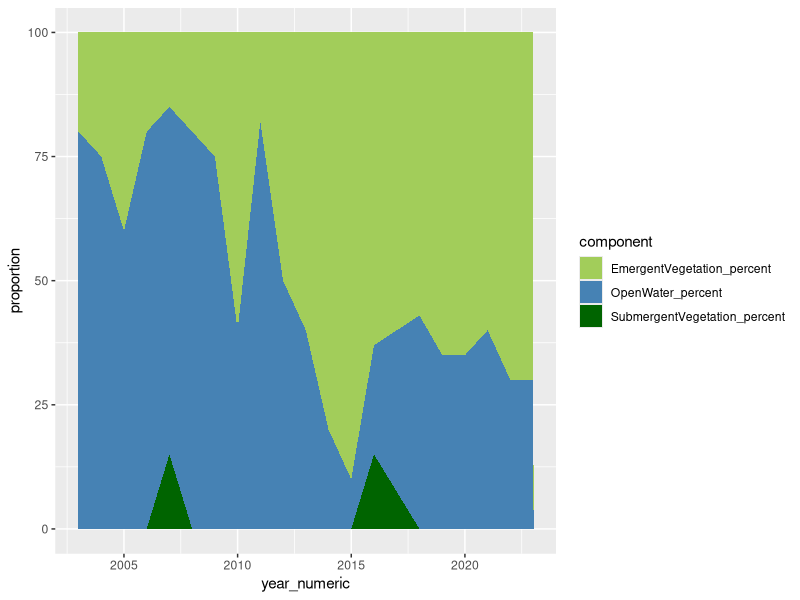
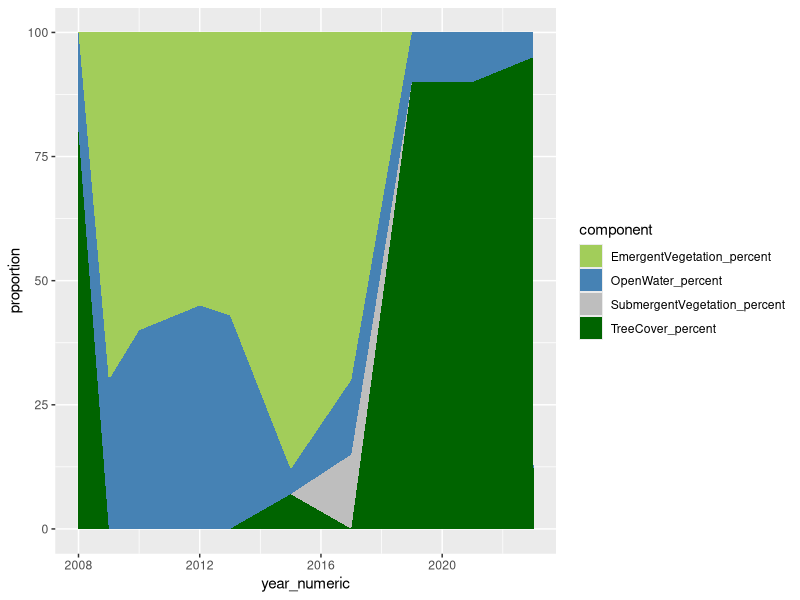
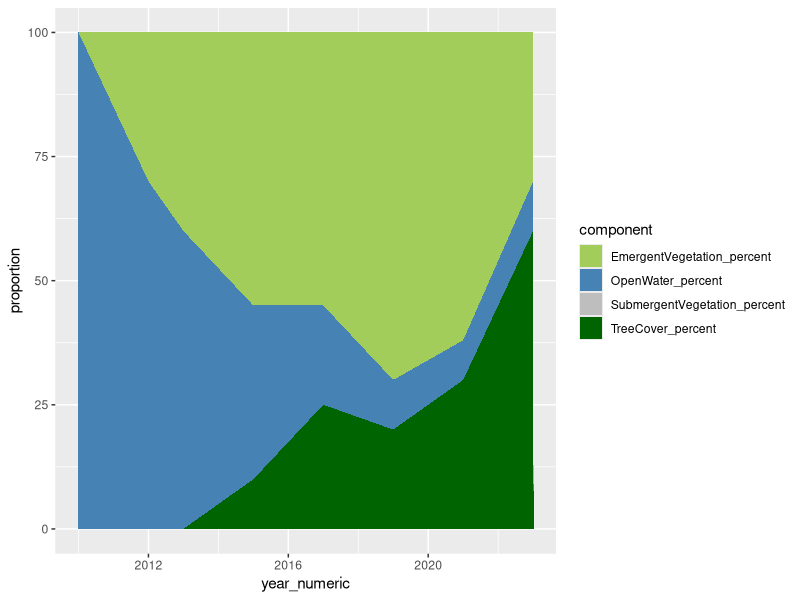
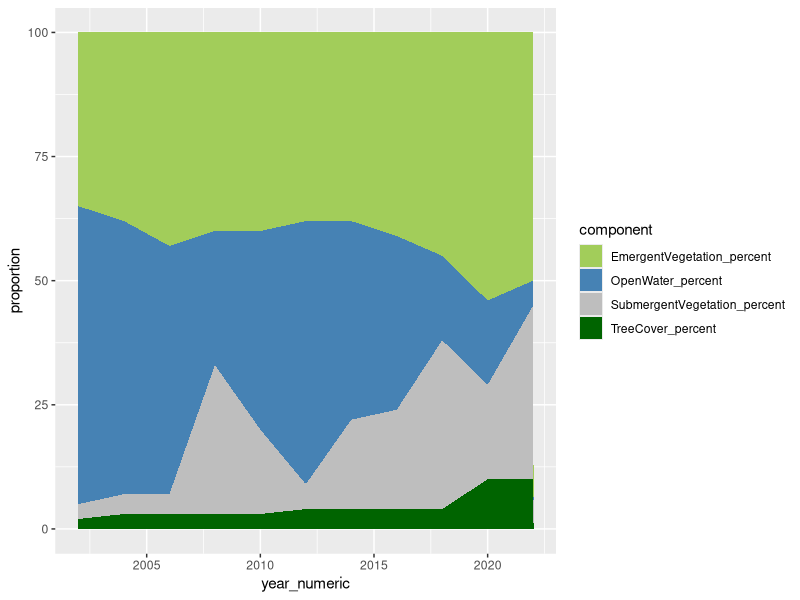
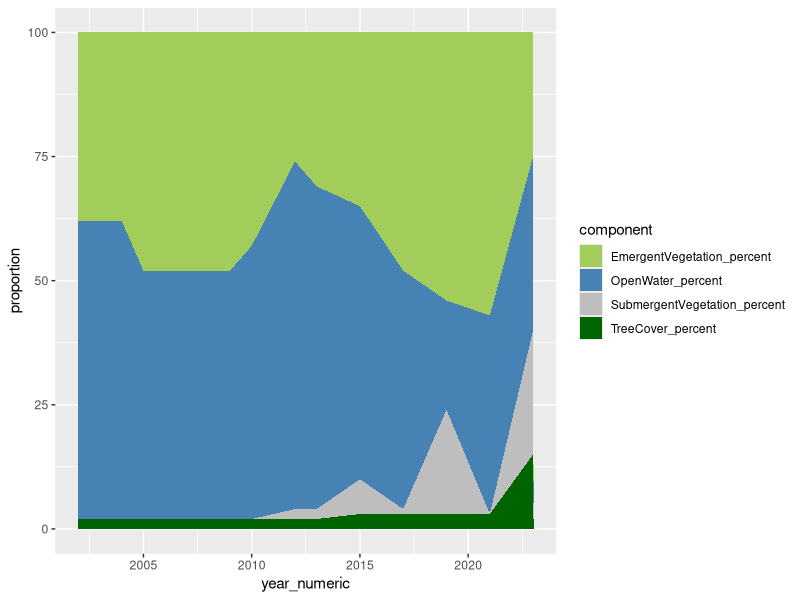
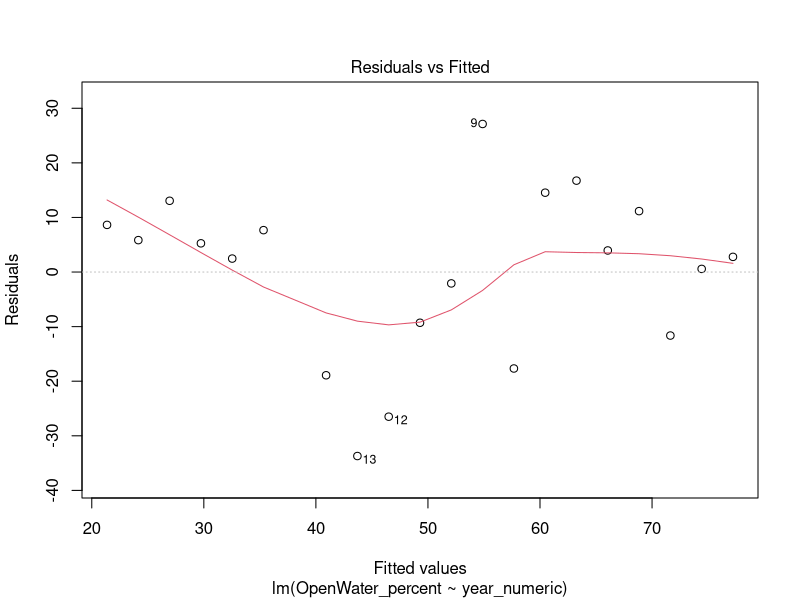
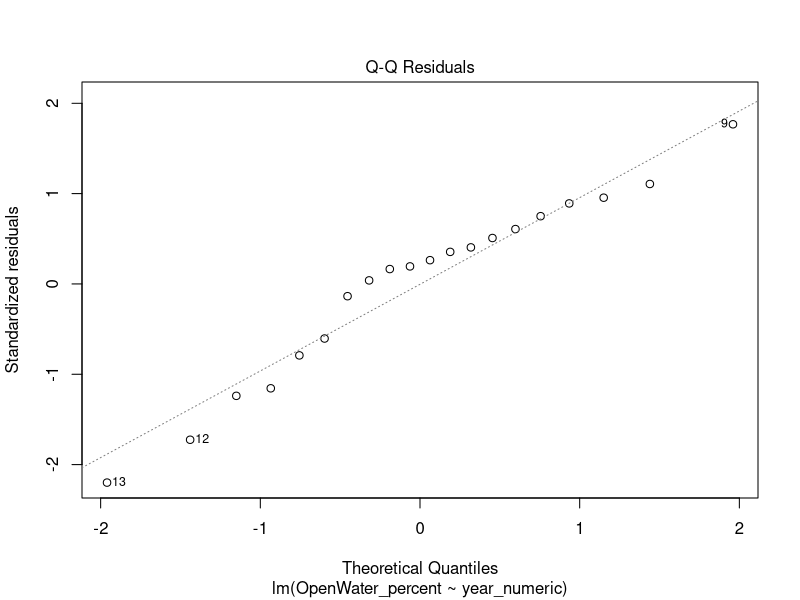
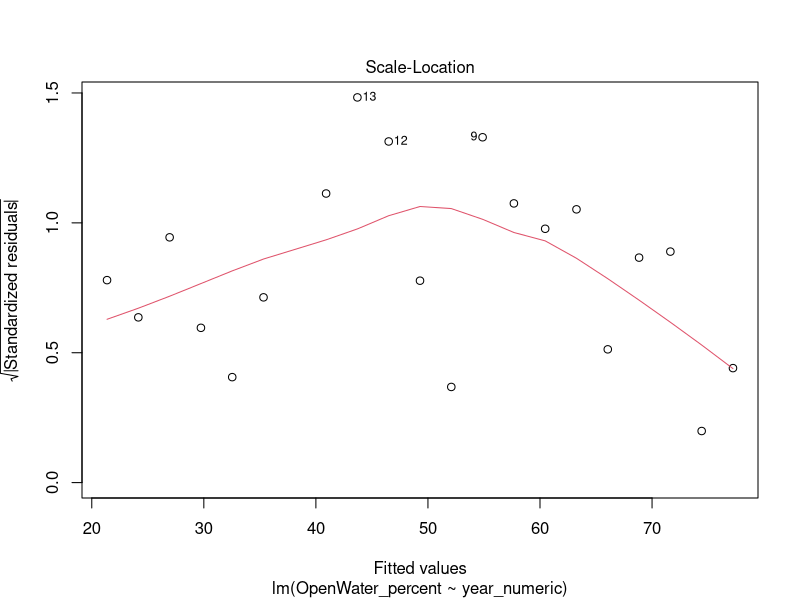

These figures' R source, in order:
library(tidyverse)
library(dplyr)
library(here)
library(lubridate)
library(readxl)
library(here)

setwd(here::here("code"))

# read in cover data file, data filtering (not done yet, need to set data types)
cover_data <- read_xlsx(here::here("data", "canopy_cover.xlsx"), sheet = "Data") %>% 
  mutate(GoogleEarthPhotoDate = as.Date(GoogleEarthPhotoDate))

# making columns for whether it's the first or last date (for later filtering)
cover_data <- cover_data %>%
  group_by(LocationID) %>% 
  mutate(first_date = if_else(GoogleEarthPhotoDate == min(GoogleEarthPhotoDate), TRUE, FALSE),
         last_date = if_else(GoogleEarthPhotoDate == max(GoogleEarthPhotoDate), TRUE, FALSE)) %>% 
  ungroup()

# create a filtered cover data table with only first and last dates (to try to see a linear model for all sites)
cover_data_first_and_last <- cover_data %>% 
  filter(first_date | last_date)

# visualization purpose: open water and veg. proportion of the 5 site with continuous data over time.: LS01, RC07, RC10, RL02,TV02
## LS01 
cover_data_LS01 <- cover_data |>
  filter(LocationID == "LS01")
cover_data_LS01$GoogleEarthPhotoDate <- as.Date(cover_data_LS01$GoogleEarthPhotoDate)
cover_data_LS01$year_numeric <- as.numeric(format(cover_data_LS01$GoogleEarthPhotoDate, "%Y"))
cover_data_LS01 <- cover_data_LS01 |>
  select(year_numeric,OpenWater_percent,SubmergentVegetation_percent,EmergentVegetation_percent)
cover_data_LS01_long <- gather(cover_data_LS01, key = "component", value = "proportion", -year_numeric)
ggplot(cover_data_LS01_long,aes(x=year_numeric,y=proportion,fill=component)) + geom_area() + 
  scale_fill_manual(values = c("darkolivegreen3", "steelblue", "darkgreen"))

## RC07
cover_data_RC07 <- cover_data |>
  filter(LocationID == "RC07")
cover_data_RC07$GoogleEarthPhotoDate <- as.Date(cover_data_RC07$GoogleEarthPhotoDate)
cover_data_RC07$year_numeric <- as.numeric(format(cover_data_RC07$GoogleEarthPhotoDate, "%Y"))
cover_data_RC07 <- cover_data_RC07 |>
  select(year_numeric,OpenWater_percent,SubmergentVegetation_percent,EmergentVegetation_percent,TreeCover_percent)
cover_data_RC07_long <- gather(cover_data_RC07, key = "component", value = "proportion", -year_numeric)
ggplot(cover_data_RC07_long,aes(x=year_numeric,y=proportion,fill=component)) + geom_area() + 
  scale_fill_manual(values = c("darkolivegreen3", "steelblue", "grey","darkgreen"))

## RC10
cover_data_RC10 <- cover_data |>
  filter(LocationID == "RC10")
cover_data_RC10$GoogleEarthPhotoDate <- as.Date(cover_data_RC10$GoogleEarthPhotoDate)
cover_data_RC10$year_numeric <- as.numeric(format(cover_data_RC10$GoogleEarthPhotoDate, "%Y"))
cover_data_RC10 <- cover_data_RC10 |>
  select(year_numeric,OpenWater_percent,SubmergentVegetation_percent,EmergentVegetation_percent,TreeCover_percent)
cover_data_RC10_long <- gather(cover_data_RC10, key = "component", value = "proportion", -year_numeric)
ggplot(cover_data_RC10_long,aes(x=year_numeric,y=proportion,fill=component)) + geom_area() + 
  scale_fill_manual(values = c("darkolivegreen3", "steelblue", "grey","darkgreen"))


## RL02
cover_data_RL02 <- cover_data |>
  filter(LocationID == "RL02")
cover_data_RL02$GoogleEarthPhotoDate <- as.Date(cover_data_RL02$GoogleEarthPhotoDate)
cover_data_RL02$year_numeric <- as.numeric(format(cover_data_RL02$GoogleEarthPhotoDate, "%Y"))
cover_data_RL02 <- cover_data_RL02 |>
  select(year_numeric,OpenWater_percent,SubmergentVegetation_percent,EmergentVegetation_percent,TreeCover_percent)
cover_data_RL02_long <- gather(cover_data_RL02, key = "component", value = "proportion", -year_numeric)
ggplot(cover_data_RL02_long,aes(x=year_numeric,y=proportion,fill=component)) + geom_area() + 
  scale_fill_manual(values = c("darkolivegreen3", "steelblue", "grey","darkgreen"))

## TV02
cover_data_TV02 <- cover_data |>
  filter(LocationID == "TV02")
cover_data_TV02$GoogleEarthPhotoDate <- as.Date(cover_data_TV02$GoogleEarthPhotoDate)
cover_data_TV02$year_numeric <- as.numeric(format(cover_data_TV02$GoogleEarthPhotoDate, "%Y"))
cover_data_TV02 <- cover_data_TV02 |>
  select(year_numeric,OpenWater_percent,SubmergentVegetation_percent,EmergentVegetation_percent,TreeCover_percent)
cover_data_TV02_long <- gather(cover_data_TV02, key = "component", value = "proportion", -year_numeric)
ggplot(cover_data_TV02_long,aes(x=year_numeric,y=proportion,fill=component)) + geom_area() + 
  scale_fill_manual(values = c("darkolivegreen3", "steelblue", "grey","darkgreen"))


cover_data$GoogleEarthPhotoDate <- as.Date(cover_data$GoogleEarthPhotoDate)
cover_data$year_numeric <- as.numeric(format(cover_data$GoogleEarthPhotoDate, "%Y"))

#  linear models for 5 sites
summary(lm(OpenWater_percent~year_numeric, data = cover_data_LS01))
plot(lm(OpenWater_percent~year_numeric, data = cover_data_LS01))

summary(lm(OpenWater_percent~year_numeric, data = cover_data_RC07))
plot(lm(OpenWater_percent~year_numeric, data = cover_data_RC07))

summary(lm(OpenWater_percent~year_numeric, data = cover_data_RC10))
plot(lm(OpenWater_percent~year_numeric, data = cover_data_RC10))  

summary(lm(OpenWater_percent~year_numeric, data = cover_data_RL02))
plot(lm(OpenWater_percent~year_numeric, data = cover_data_RL02))

### ~~~ *** LINEAR INTERPOLATION (all sites) *** ~~~ ###
# 1.INITIAL MANUAL CODE (see below for automated process)
KC01x <- c(0, 12)     
KC01y <- c(50, 35)   

## Apply approx function 
data_approxKC01 <- approx(KC01x, KC01y)        
  
## Draw output of approx function 
plot(data_approxKC01$x,                  
     data_approxKC01$y) 

KC02x <- c(1, 11) 
KC02y <- c(20, 0)   

data_approxKC02 <- approx(KC02x, KC02y)
plot(data_approxKC02$x,                  
     data_approxKC02$y) 


KC03x <- c(1, 12) 
KC03y <- c(20, 0)   

data_approxKC03 <- approx(KC03x, KC03y)
plot(data_approxKC03$x,                  
     data_approxKC03$y) 


LS05x <- c(1, 19) 
LS05y <- c(66.67, 0)   

data_approxLS05 <- approx(LS05x, LS05y)
plot(data_approxLS05$x,                  
     data_approxLS05$y) 

RC10x <- c(2010,2023)
RC10y <- c(100,8)
data_approxRC10 <- approx(RC10x,RC10y, n=14)
plot(data_approxRC10$x, data_approxRC10$y)

Df_new <-data.frame(data_approxRC10)
Df_new
## create function for correct number of year length


# 2. AUTOMATING APPROXIMATION & ADDING TO DATA TABLE
# figuring out year range
start_year <- cover_data %>% 
  filter(first_date == T) %>% 
  select(LocationID, year_numeric) %>% 
  rename(first_year_numeric = year_numeric)

last_year <- cover_data %>% 
  filter(last_date == T) %>% 
  select(LocationID, year_numeric) %>% 
  rename(last_year_numeric = year_numeric)

## creating column "range" = difference between first and last years
range_table <- merge(start_year, last_year) %>% 
  mutate(year_range = last_year_numeric - first_year_numeric)

# start and end year cover values
start_cover <- cover_data %>% 
  filter(first_date == T) %>% 
  select(LocationID, OpenWater_percent, year_numeric)

## checking to see if years align
start_year_check <- merge(start_cover, start_year) %>% 
  mutate(same_start_year = year_numeric == first_year_numeric) # all TRUE!

# start and last year cover values
## start
start_cover <- cover_data %>% 
  filter(first_date == T) %>% 
  select(LocationID, OpenWater_percent, year_numeric) %>% 
  rename(start_open_water = OpenWater_percent)

### checking to see if start years align
check_start <- merge(start_cover, start_year) %>% 
  mutate(same_start_year = year_numeric == first_year_numeric) # all TRUE!

## last
last_cover <- cover_data %>% 
  filter(last_date == T) %>% 
  select(LocationID, OpenWater_percent, year_numeric) %>% 
  rename(last_open_water = OpenWater_percent)

### checking to see if last years align
check_last <- merge(last_cover, last_year) %>% 
  mutate(same_last_year = year_numeric == last_year_numeric) # all TRUE!

## merging start & final cover
#TODO: combine start_cover, last_cover, and range_table$year_range
approx_table <- start_cover %>% 
  full_join(last_cover) ## not doing what i want it to! 
 ## goal: table with site, year, percent open water



## BB try using expand.grid
# create all combinations of year and locationID
d1 <- expand.grid(
  year_numeric = c((min(cover_data$year_numeric)):(max(cover_data$year_numeric))),
  LocationID = c(unique(cover_data$LocationID))
  )

## OPEN WATER
#select columns wanted from cover_data
d2 <- cover_data %>%
  select(LocationID, year_numeric, OpenWater_percent)

#join using unique combinations of locationID and year
d3 <- as_tibble(left_join(d1, d2, by = c('LocationID'='LocationID', 'year_numeric'='year_numeric')))

library(zoo) #for na.approx function
d4 <- d3 %>%
  group_by(LocationID) %>%
  mutate(OpenWater_percent = na.approx(OpenWater_percent, na.rm=FALSE)) %>%  #interpolate NA by LocationID
  group_by(LocationID) %>%
  fill(OpenWater_percent, .direction = "downup") %>%                         #fill in leading and trailing NAs
  ungroup() %>%
  filter(year_numeric > 2009)                                                #remove pre 2010 data

#check data
ggplot(d4, aes(year_numeric, OpenWater_percent)) +
  geom_point() +
  geom_line() +
  facet_wrap(.~LocationID)

## EMERGENT VEGETATION
#select columns wanted from cover_data
d2EV <- cover_data %>% 
  select(LocationID, year_numeric, EmergentVegetation_percent)

#join using unique combinations of locationID and year
d3EV <- as_tibble(left_join(d1, d2EV, by=c('LocationID'='LocationID', 'year_numeric'='year_numeric')))

# following BB process from above: interpolating and filling in NAs
d4EV <- d3EV %>% 
  group_by(LocationID) %>% 
  mutate(EmergentVegetation_percent = na.approx(EmergentVegetation_percent, na.rm=FALSE)) %>% 
  group_by(LocationID) %>% 
  fill(EmergentVegetation_percent, .direction="downup") %>% 
  ungroup() %>% 
  filter(year_numeric > 2009)

# check data
ggplot(d4EV, aes(year_numeric, EmergentVegetation_percent)) +
  geom_point() +
  geom_line() +
  facet_wrap(.~LocationID)

# canopy cover
canopy_boolean <- cover_data %>% 
  mutate(canopy = if_else(TreeCover_percent > 0, TRUE, FALSE)) %>% 
  group_by(LocationID, canopy) %>% 
  summarize() %>% 
  arrange(LocationID, desc(canopy)) %>% 
  distinct(LocationID, .keep_all = TRUE)

## COMBINING
cover_estimates <- d4EV %>% 
  merge(d4) %>% 
  mutate(SubmergentVegetation_percent = 100 - (EmergentVegetation_percent + OpenWater_percent)) %>%  #approximating submergent vegetation
  merge(canopy_boolean)

write_csv(cover_estimates, here::here("data", "cover_estimates.csv"))

# combined plot
cover_estimate_plot <- ggplot(cover_estimates, aes(x=year_numeric)) +
  geom_line(aes(y=EmergentVegetation_percent), color="darkolivegreen4") +
  geom_line(aes(y=OpenWater_percent), color="cornflowerblue")+
  facet_wrap(.~LocationID)+
  ylab("Percent Cover") +
  xlab("Year")



